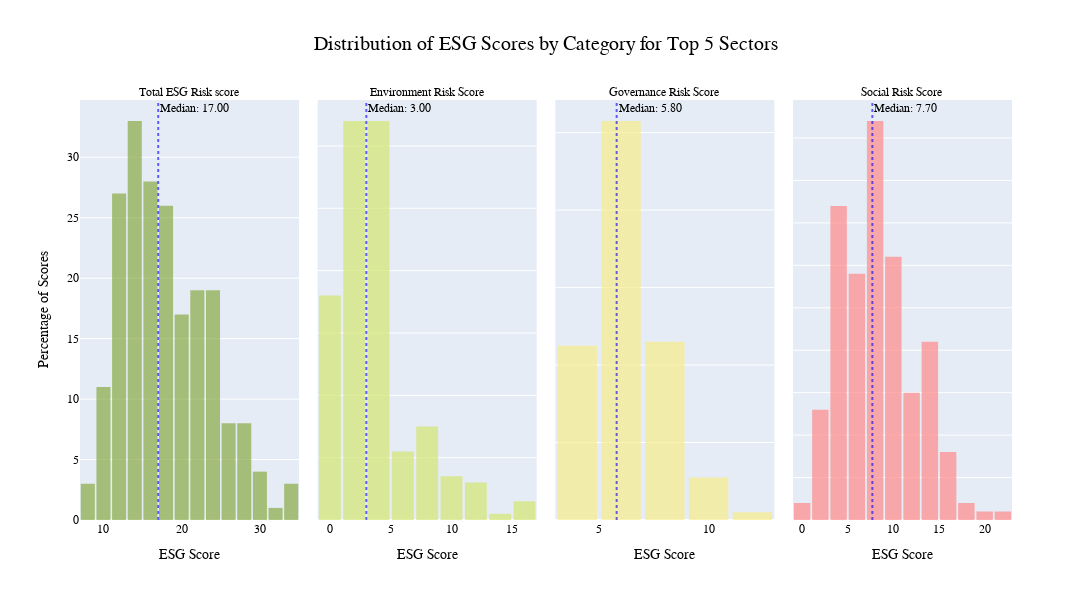

Notebook cell for this chart:
### Code cell
plot_histogram()

### Figure 1 — Plotly figure (JSON) as saved in the notebook; plotly's stock layout.template omitted (floating-point values rounded to 4 significant figures; data arrays with more than 128 entries replaced by an {"elided": "..."} marker saying what was removed)
{"data": [{"bingroup": "x", "hovertemplate": "ESG Category=Total ESG Risk score<br>ESG Score=%{x}<br>count=%{y}<extra></extra>", "legendgroup": "Total ESG Risk score", "marker": {"color": "#89ac46", "opacity": 0.7, "pattern": {"shape": ""}}, "name": "Total ESG Risk score", "nbinsx": 25, "orientation": "v", "showlegend": true, "type": "histogram", "x": {"elided": "207 float values"}, "xaxis": "x", "yaxis": "y"}, {"bingroup": "x", "hovertemplate": "ESG Category=Environment Risk Score<br>ESG Score=%{x}<br>count=%{y}<extra></extra>", "legendgroup": "Environment Risk Score", "marker": {"color": "#d3e671", "opacity": 0.7, "pattern": {"shape": ""}}, "name": "Environment Risk Score", "nbinsx": 25, "orientation": "v", "showlegend": true, "type": "histogram", "x": {"elided": "207 float values"}, "xaxis": "x2", "yaxis": "y2"}, {"bingroup": "x", "hovertemplate": "ESG Category=Governance Risk Score<br>ESG Score=%{x}<br>count=%{y}<extra></extra>", "legendgroup": "Governance Risk Score", "marker": {"color": "#f8ed8c", "opacity": 0.7, "pattern": {"shape": ""}}, "name": "Governance Risk Score", "nbinsx": 25, "orientation": "v", "showlegend": true, "type": "histogram", "x": {"elided": "207 float values"}, "xaxis": "x3", "yaxis": "y3"}, {"bingroup": "x", "hovertemplate": "ESG Category=Social Risk Score<br>ESG Score=%{x}<br>count=%{y}<extra></extra>", "legendgroup": "Social Risk Score", "marker": {"color": "#ff8989", "opacity": 0.7, "pattern": {"shape": ""}}, "name": "Social Risk Score", "nbinsx": 25, "orientation": "v", "showlegend": true, "type": "histogram", "x": {"elided": "207 float values"}, "xaxis": "x4", "yaxis": "y4"}], "layout": {"annotations": [{"showarrow": false, "text": "Total ESG Risk score", "x": 0.1175, "xanchor": "center", "xref": "paper", "y": 1, "yanchor": "bottom", "yref": "paper"}, {"showarrow": false, "text": "Environment Risk Score", "x": 0.3725, "xanchor": "center", "xref": "paper", "y": 1, "yanchor": "bottom", "yref": "paper"}, {"showarrow": false, "text": "Governance Risk Score", "x": 0.6275, "xanchor": "center", "xref": "paper", "y": 1, "yanchor": "bottom", "yref": "paper"}, {"showarrow": false, "text": "Social Risk Score", "x": 0.8825, "xanchor": "center", "xref": "paper", "y": 1, "yanchor": "bottom", "yref": "paper"}, {"showarrow": false, "text": "Median: 17.00", "x": 17, "xanchor": "left", "xref": "x", "y": 1, "yanchor": "top", "yref": "y domain"}, {"showarrow": false, "text": "Median: 3.00", "x": 3, "xanchor": "left", "xref": "x2", "y": 1, "yanchor": "top", "yref": "y2 domain"}, {"showarrow": false, "text": "Median: 5.80", "x": 5.8, "xanchor": "left", "xref": "x3", "y": 1, "yanchor": "top", "yref": "y3 domain"}, {"showarrow": false, "text": "Median: 7.70", "x": 7.7, "xanchor": "left", "xref": "x4", "y": 1, "yanchor": "top", "yref": "y4 domain"}], "bargap": 0.1, "barmode": "relative", "font": {"color": "black", "family": "Arial", "size": 12}, "height": 600, "legend": {"title": {"text": "ESG Category"}, "tracegroupgap": 0}, "shapes": [{"line": {"color": "blue", "dash": "dot", "width": 2}, "opacity": 0.6, "type": "line", "x0": 17, "x1": 17, "xref": "x", "y0": 0, "y1": 1, "yref": "y domain"}, {"line": {"color": "blue", "dash": "dot", "width": 2}, "opacity": 0.6, "type": "line", "x0": 3, "x1": 3, "xref": "x2", "y0": 0, "y1": 1, "yref": "y2 domain"}, {"line": {"color": "blue", "dash": "dot", "width": 2}, "opacity": 0.6, "type": "line", "x0": 5.8, "x1": 5.8, "xref": "x3", "y0": 0, "y1": 1, "yref": "y3 domain"}, {"line": {"color": "blue", "dash": "dot", "width": 2}, "opacity": 0.6, "type": "line", "x0": 7.7, "x1": 7.7, "xref": "x4", "y0": 0, "y1": 1, "yref": "y4 domain"}], "showlegend": false, "title": {"font": {"size": 20}, "text": "Distribution of ESG Scores by Category for Top 5 Sectors", "x": 0.5}, "width": 1200, "xaxis": {"anchor": "y", "domain": [0, 0.235], "showgrid": false, "title": {"text": "ESG Score"}}, "xaxis2": {"anchor": "y2", "domain": [0.255, 0.49], "title": {"text": "ESG Score"}}, "xaxis3": {"anchor": "y3", "domain": [0.51, 0.745], "title": {"text": "ESG Score"}}, "xaxis4": {"anchor": "y4", "domain": [0.765, 1.0], "title": {"text": "ESG Score"}}, "yaxis": {"anchor": "x", "domain": [0, 1], "showticklabels": true, "title": {"text": "Percentage of Scores"}}, "yaxis2": {"anchor": "x2", "domain": [0, 1], "showticklabels": false}, "yaxis3": {"anchor": "x3", "domain": [0, 1], "showticklabels": false}, "yaxis4": {"anchor": "x4", "domain": [0, 1], "showticklabels": false}}}
